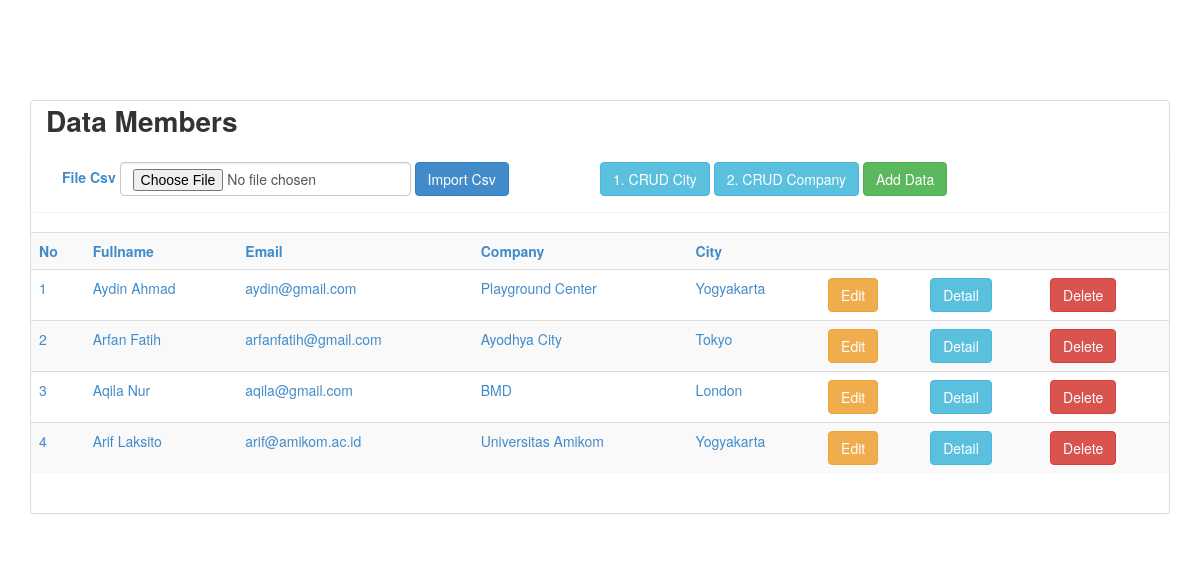
The app's page /responsi/index.php, older data.
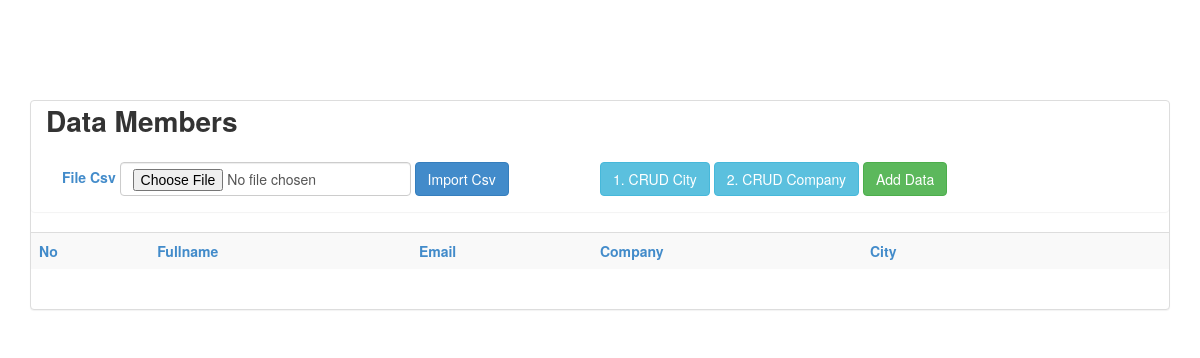
The same page, newer data.
### tables this page shows
CREATE TABLE `members` (
  `id` int(11) NOT NULL,
  `fullname` varchar(100) DEFAULT NULL,
  `email` varchar(150) DEFAULT NULL,
  `address` varchar(150) DEFAULT NULL,
  `foto` varchar(100) DEFAULT NULL,
  `idcompany` int(11) NOT NULL,
  `idcity` int(11) NOT NULL
);

CREATE TABLE `company` (
  `idcompany` int(11) NOT NULL,
  `name` varchar(150) DEFAULT NULL
);

CREATE TABLE `city` (
  `idcity` int(11) NOT NULL,
  `cityname` varchar(150) DEFAULT NULL,
  `country` varchar(150) DEFAULT NULL
);

### responsi/index.php (called while the page is built)
<?php
include('tabel.php');

### responsi/tabel.php (the view, shortened to what this page needs)
<!DOCTYPE html>
<html>
<head>
</head>
	<link rel="stylesheet" type="text/css" href="../assets/css/bootstrap.css">
<body>
	<div class="container">
		<div class="panel panel-default" style="margin-top: 100px">
				<label style="font-size: 28px;margin-left: 15px">Data Members</label>
			<div class="panel panel-body">
				<a href="addCity.php">
					<button type="button" class="btn btn-info">1. CRUD City</button>
				</a>
				<a href="addCompany">
					<button type="button" class="btn btn-info">2. CRUD Company</button>
				</a>
				<a href="addData.php">
				<button type="button" class="btn btn-success">Add Data</button>
				<div class="col-md-6" style="right: ">
		<form action="" method="post" enctype="multipart/form-data" class="form-inline">
		<label>File Csv</label>
		<div class="form-group">
			<input type="file" class="form-control" name="csv">
		</div>
		<button id="save" class="btn btn-primary">Import Csv</button>
		</form>
	</div>
</div>
				<div class="table table-responsive" style="margin-top: 10px;">
					<table class="table table-striped">
						<tr>
							<th>No</th>
							<th>Fullname</th>
							<th>Email</th>
							<th>Company</th>
							<th>City</th>
							<th></th>
							<th></th>
							<th></th>
						</tr>
						<?php
							include "cons.php";
							$query = "SELECT co.idcompany, co.name as companyName, m.id as idMember, m.idcompany, m.idcity, m.fullname as fullname, m.email as email, ci.idcity, ci.cityname as cityName FROM company co JOIN members m ON co.idcompany=m.idcompany JOIN city ci ON m.idcity=ci.idcity";
							$sql = mysqli_query($kon,$query);
							$no=0;
							while ($row = mysqli_fetch_array($sql)) {
								$no++;
						?>
							<tr>
								<td><?php echo $no; ?></td>
								<td><?php echo $row["fullname"]; ?></td>
								<td><?php echo $row["email"]; ?></td>
								<td><?php echo $row["companyName"]; ?></td>
								<td><?php echo $row["cityName"]; ?></td>
								<td>
									 <a href="edit.php?id=<?php echo $row['idMember'] ?>" title="edit" class="btn btn-warning">Edit</a>
								</td>
								<td>
									<a href="detail.php?id=<?php echo $row['idMember'] ?>" title="Detail" class="btn btn-info">Detail</a>
								</td>
								<td>
									<a href="delete.php?id=<?php echo $row['idMember'] ?>" title="delete" class="btn btn-danger">Delete</a>
								</td>
							</tr>
								<?php
							}
						?>
					</table>
				</div>
			</div>
		</div>
</body>
</html>

Row changes from the older to the newer data that the page shows:
removed members: fullname "Aydin Ahmad", email "aydin@gmail.com", idcompany.name "Playground Center", idcity.cityname "Yogyakarta"
removed members: fullname "Arfan Fatih", email "arfanfatih@gmail.com", idcompany.name "Ayodhya City", idcity.cityname "Tokyo"
removed members: fullname "Aqila Nur", email "aqila@gmail.com", idcompany.name "BMD", idcity.cityname "London"
removed members: fullname "Arif Laksito", email "arif@amikom.ac.id", idcompany.name "Universitas Amikom", idcity.cityname "Yogyakarta"
